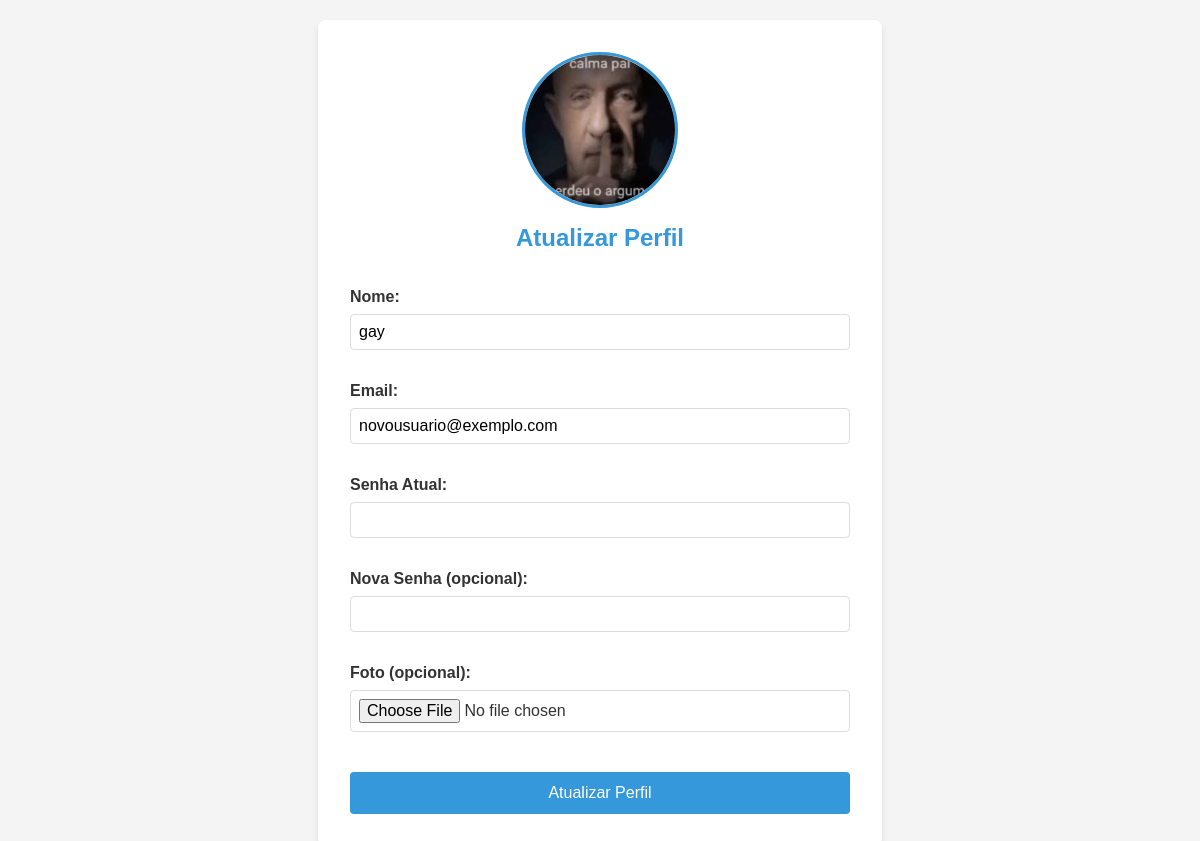
The page /tccfinal/paginas/testeusuario.php on the database its author committed.
### tables this page shows
CREATE TABLE `usuarios_perfil` (
  `id` int(11) NOT NULL,
  `foto` varchar(255) DEFAULT NULL,
  PRIMARY KEY (`id`),
  CONSTRAINT `usuarios_perfil_ibfk_1` FOREIGN KEY (`id`) REFERENCES `usuarios` (`id`) ON DELETE CASCADE
);

CREATE TABLE `usuarios` (
  `id` int(11) NOT NULL AUTO_INCREMENT,
  `nome` varchar(100) NOT NULL,
  `email` varchar(100) NOT NULL,
  `senha` varchar(255) NOT NULL,
  `tipo` enum('tutor','veterinario') NOT NULL,
  `clinica_id` int(11) DEFAULT NULL,
  PRIMARY KEY (`id`),
  UNIQUE KEY `email` (`email`),
  KEY `clinica_id` (`clinica_id`),
  CONSTRAINT `usuarios_ibfk_1` FOREIGN KEY (`clinica_id`) REFERENCES `clinicas` (`id`)
);

### tccfinal/paginas/testeusuario.php (the view, shortened to what this page needs)
<!DOCTYPE html>
<html lang="pt-BR">
<head>
</head>
<body>
    <div class="container">
        <?php
        $host = 'localhost';
        $dbname = 'tccdois';
        $username = 'root';
        $password = '';
        try {
            $conexao = new PDO("mysql:host=$host;dbname=$dbname", $username, $password);
            $conexao->setAttribute(PDO::ATTR_ERRMODE, PDO::ERRMODE_EXCEPTION);
            $conexao->exec("SET NAMES 'utf8'");
        } catch (PDOException $e) {
            die("Erro de conexão: " . $e->getMessage());
        }
        $userId = 17;
        $query = "SELECT * FROM usuarios WHERE id = :userId";
        $stmt = $conexao->prepare($query);
        $stmt->bindParam(':userId', $userId, PDO::PARAM_INT);
        $stmt->execute();
        $user = $stmt->fetch(PDO::FETCH_ASSOC);
        $queryFoto = "SELECT foto FROM usuarios_perfil WHERE id = :userId";
        $stmt = $conexao->prepare($queryFoto);
        $stmt->bindParam(':userId', $userId, PDO::PARAM_INT);
        $stmt->execute();
        $fotoPerfil = $stmt->fetch(PDO::FETCH_ASSOC);
        if ($fotoPerfil && $fotoPerfil['foto']) {
            echo '<img src="' . htmlspecialchars($fotoPerfil['foto']) . '" alt="Foto de Perfil" class="profile-pic">';
        } else {
            echo '<img src="https://via.placeholder.com/150" alt="Sem foto de perfil" class="profile-pic">';
        }
        ?>
        <h2>Atualizar Perfil</h2>
        <form action="testeusuario.php" method="post" enctype="multipart/form-data">
            <label for="nome">Nome:</label>
            <input type="text" id="nome" name="nome" value="<?php echo htmlspecialchars($user['nome']); ?>" required>
            <label for="email">Email:</label>
            <input type="email" id="email" name="email" value="<?php echo htmlspecialchars($user['email']); ?>" required>
            <label for="senha_atual">Senha Atual:</label>
            <input type="password" id="senha_atual" name="senha_atual" required>
            <label for="senha_nova">Nova Senha (opcional):</label>
            <input type="password" id="senha_nova" name="senha_nova">
            <label for="foto">Foto (opcional):</label>
            <input type="file" id="foto" name="foto">
            <input type="submit" value="Atualizar Perfil">
        </form>
    </div>
</body>
</html>

### tccfinal/paginas/testeusuario.php (style rules this page uses)
:root { --primary-color: #3498db; --primary-dark: #2980b9; --background-color: #f4f4f4; --card-background: #ffffff; --text-color: #333333; --error-color: #e74c3c; --success-color: #2ecc71; }
body { font-family: 'Arial', sans-serif; background-color: var(--background-color); color: var(--text-color); margin: 0; padding: 20px; display: flex; justify-content: center; align-items: center; min-height: 100vh; }
.container { background-color: var(--card-background); border-radius: 8px; box-shadow: 0 4px 6px rgba(0, 0, 0, 0.1); padding: 2rem; width: 100%; max-width: 500px; }
h2 { color: var(--primary-color); margin-top: 0; text-align: center; }
form { display: flex; flex-direction: column; }
label { margin-top: 1rem; margin-bottom: 0.5rem; font-weight: bold; }
input[type="text"], input[type="email"], input[type="password"], input[type="file"] { padding: 0.5rem; border: 1px solid #ddd; border-radius: 4px; font-size: 1rem; margin-bottom: 1rem; }
input[type="submit"] { margin-top: 1.5rem; padding: 0.75rem; background-color: var(--primary-color); color: white; border: none; border-radius: 4px; font-size: 1rem; cursor: pointer; transition: background-color 0.3s ease; }
.profile-pic { width: 150px; height: 150px; border-radius: 50%; object-fit: cover; margin: 0 auto 1rem; display: block; border: 3px solid var(--primary-color); }

### rows shown on the page
usuarios_perfil: foto (picture)
usuarios: nome "gay", email "novousuario@exemplo.com"
